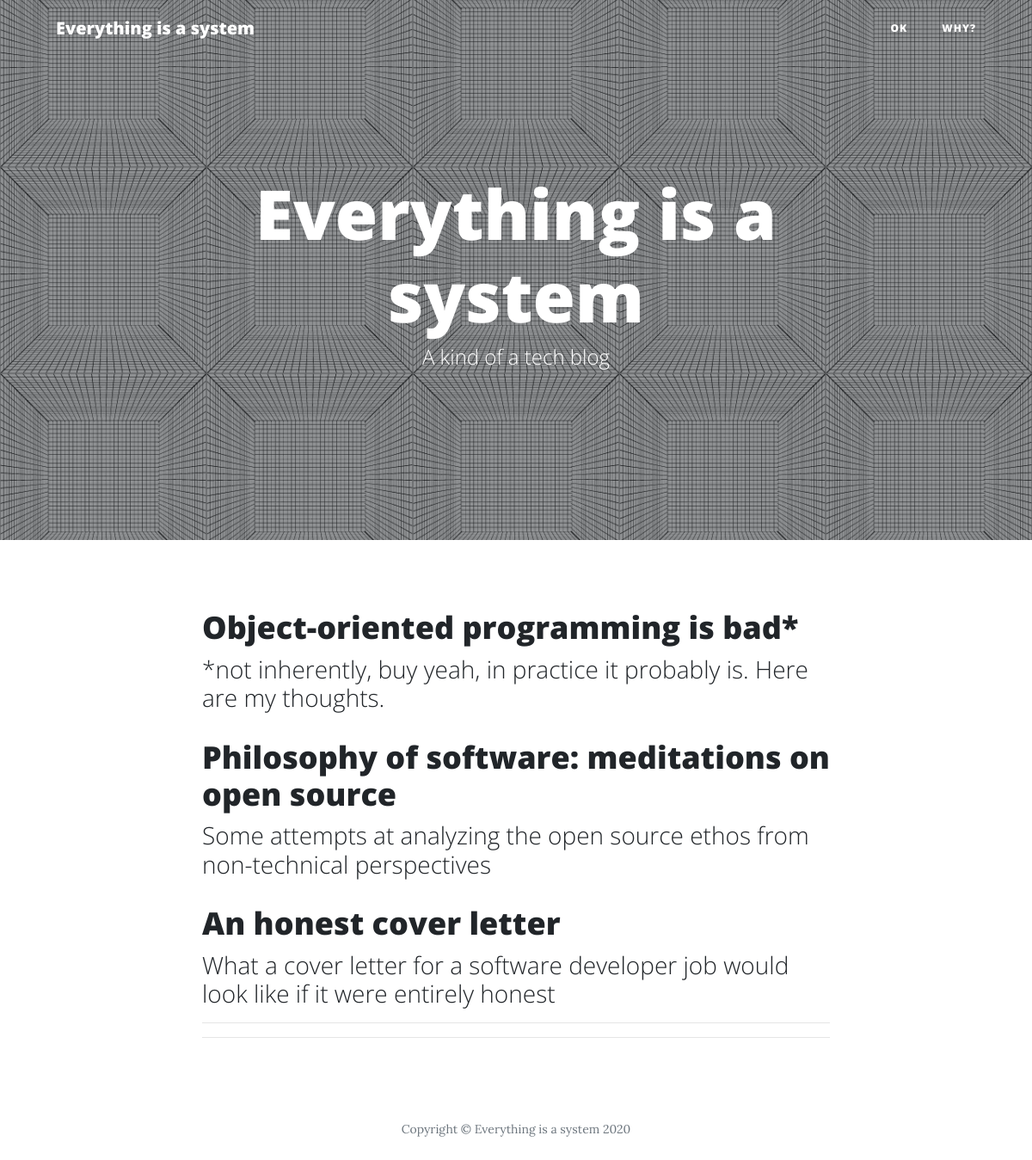
The page / on the database its author committed.
### mainapp/models.py (models this page shows)
class BlogPost(models.Model):
    title = models.CharField(max_length=500)
    subtitle = models.TextField(default=" ")
    content = models.TextField()
    created_on = models.DateTimeField(auto_now_add=True)

### mainapp/views.py (the view)
# urls.py: 2. Add a URL to urlpatterns:  path('', views.home, name='home')
def home(request):
    posts = BlogPost.objects.all()
    return render(request, 'home.html', context={'posts': posts})

### mainapp/templates/home.html
{% extends 'base.html' %}
{% load static %}
{% block home %}
<div class="container">
  <div class="row">
    <div class="col-lg-8 col-md-10 mx-auto">
    {% for post in posts %}
      <div class="post-preview">
        <a href="{% url 'blogpost' post.id %}">
          <h2 class="post-title">
            {{ post.title }}
          </h2>
          <h3 class="post-subtitle">
            {{ post.subtitle }}
          </h3>
        </a>
      {% endfor %}
      <hr>
    </div>
  </div>
</div>
<hr>
{% endblock %}

### mainapp/templates/base.html (shortened to what this page needs)
<!DOCTYPE html>
<html lang="en">
{% load static %}
{% load markdown_extras %}
<head>
  <link href="{% static 'vendor/bootstrap/css/bootstrap.min.css' %}"  rel="stylesheet">
  <link href="{% static 'vendor/fontawesome-free/css/all.min.css' %}" rel="stylesheet" type="text/css">
  <link href="{% static 'css/clean-blog.css' %}" rel="stylesheet">
</head>
<body>
  <nav class="navbar navbar-expand-lg navbar-light fixed-top" id="mainNav">
    <div class="container">
      <a class="navbar-brand">
        Everything is a system
      </a>
      <div class="collapse navbar-collapse" id="navbarResponsive">
        <ul class="navbar-nav ml-auto">
          <li class="nav-item">
            <a class="nav-link" href="{% url 'home' %}">OK</a>
          </li>
          <li class="nav-item">
            <a class="nav-link" href="{% url 'about' %}">Why?</a>
          </li>
        </ul>
      </div>
    </div>
  </nav>
  <header class="masthead" style="background-image: url('{% static 'img/mtka2.jpg' %}'); background-repeat: repeat;">
    <div class="overlay"></div>
    {% block maintitle %}
    <div class="container">
      <div class="row">
        <div class="col-lg-8 col-md-10 mx-auto">
          <div class="site-heading">
            <h1>Everything is a system</h1>
            <span class="subheading">A kind of a tech blog </span>
          </div>
        </div>
      </div>
    </div>
    {% endblock %}
  </header>
    {% block home %}
    {% endblock %}
  <footer>
          <p class="copyright text-muted">Copyright &copy; Everything is a system 2020</p>
  </footer>
</body>
</html>

### assets/css/clean-blog.css (style rules this page uses)
body { font-size: 20px; color: #212529; font-family: 'Lora', 'Times New Roman', serif; }
p { line-height: 1.5; margin: 30px 0; }
h1, h2, h3, h4, h5, h6 { font-weight: 800; font-family: 'Open Sans', 'Helvetica Neue', Helvetica, Arial, sans-serif; }
a { color: #212529; transition: all 0.2s; }
#mainNav { position: absolute; border-bottom: 1px solid #e9ecef; background-color: white; font-family: 'Open Sans', 'Helvetica Neue', Helvetica, Arial, sans-serif; }
#mainNav .navbar-brand { font-weight: 800; color: #343a40; }
#mainNav .navbar-nav > li.nav-item > a { font-size: 12px; font-weight: 800; letter-spacing: 1px; text-transform: uppercase; }
@media only screen and (min-width: 992px) { #mainNav { border-bottom: 1px solid transparent; background: transparent; } }
@media only screen and (min-width: 992px) { #mainNav .navbar-brand { padding: 10px 20px; color: #fff; } }
@media only screen and (min-width: 992px) { #mainNav .navbar-nav > li.nav-item > a { padding: 10px 20px; color: #fff; } }
@media only screen and (min-width: 992px) { #mainNav { transition: background-color 0.2s; transform: translate3d(0, 0, 0); -webkit-backface-visibility: hidden; } }
header.masthead { margin-bottom: 50px; background: no-repeat center center; background-color: #868e96; background-attachment: scroll; position: relative; background-size: 12em; }
header.masthead .overlay { position: absolute; top: 0; left: 0; height: 100%; width: 100%; background-color: #212529; opacity: 0.5; }
header.masthead .page-heading, header.masthead .post-heading, header.masthead .site-heading { padding: 200px 0 150px; color: white; }
@media only screen and (min-width: 768px) { header.masthead .page-heading, header.masthead .post-heading, header.masthead .site-heading { padding: 200px 0; } }
header.masthead .page-heading, header.masthead .site-heading { text-align: center; }
header.masthead .page-heading h1, header.masthead .site-heading h1 { font-size: 50px; margin-top: 0; }
header.masthead .page-heading .subheading, header.masthead .site-heading .subheading { font-size: 24px; font-weight: 300; line-height: 1.1; display: block; margin: 10px 0 0; font-family: 'Open Sans', 'Helvetica Neue', Helvetica, Arial, sans-serif; }
@media only screen and (min-width: 768px) { header.masthead .page-heading h1, header.masthead .site-heading h1 { font-size: 80px; } }
.post-preview > a { color: #212529; }
.post-preview > a > .post-title { font-size: 30px; margin-top: 30px; margin-bottom: 10px; }
.post-preview > a > .post-subtitle { font-weight: 300; margin: 0 0 10px; }
@media only screen and (min-width: 768px) { .post-preview > a > .post-title { font-size: 36px; } }
footer { padding: 50px 0 65px; }
footer .copyright { font-size: 14px; margin-bottom: 0; text-align: center; }

### rows shown on the page
BlogPost: title "Object-oriented programming is bad*", subtitle "*not inherently, buy yeah, in practice it probably is. Here are my thoughts."
BlogPost: title "Philosophy of software: meditations on open source", subtitle "Some attempts at analyzing the open source ethos from non-technical perspectives"
BlogPost: title "An honest cover letter", subtitle "What a cover letter for a software developer job would look like if it were entirely honest"
